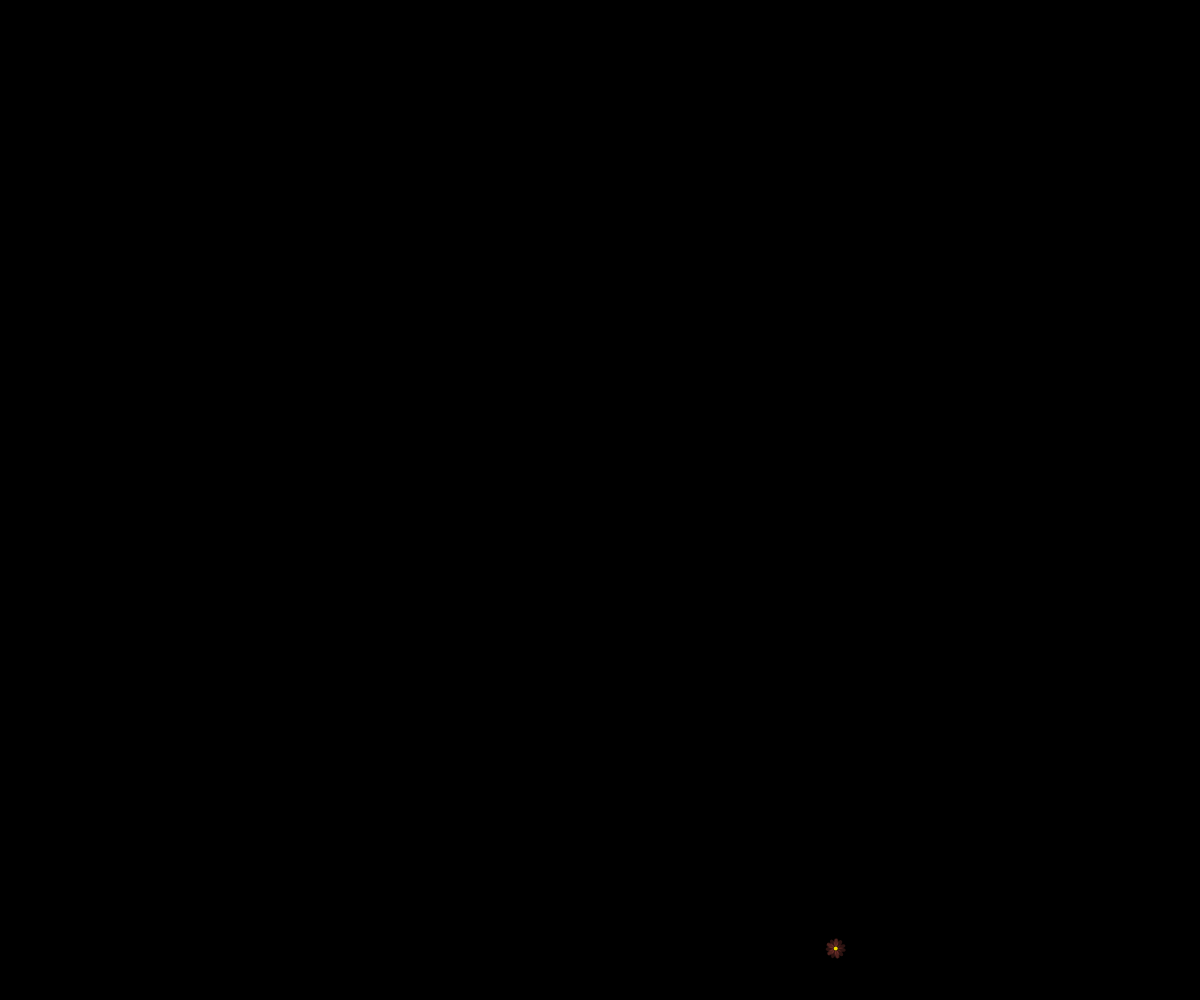
Frame 1 (no input)
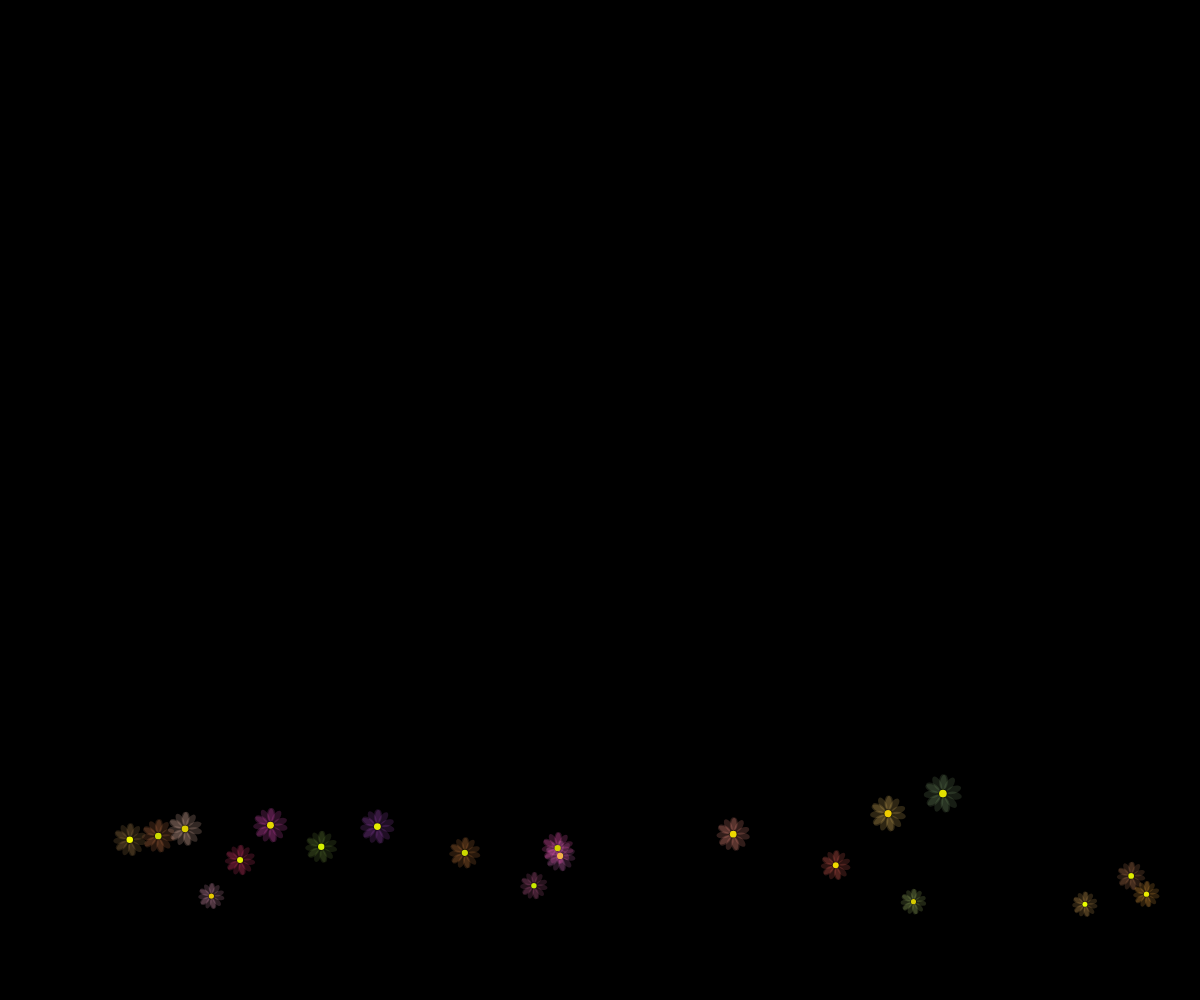
Frame 60 (no input)
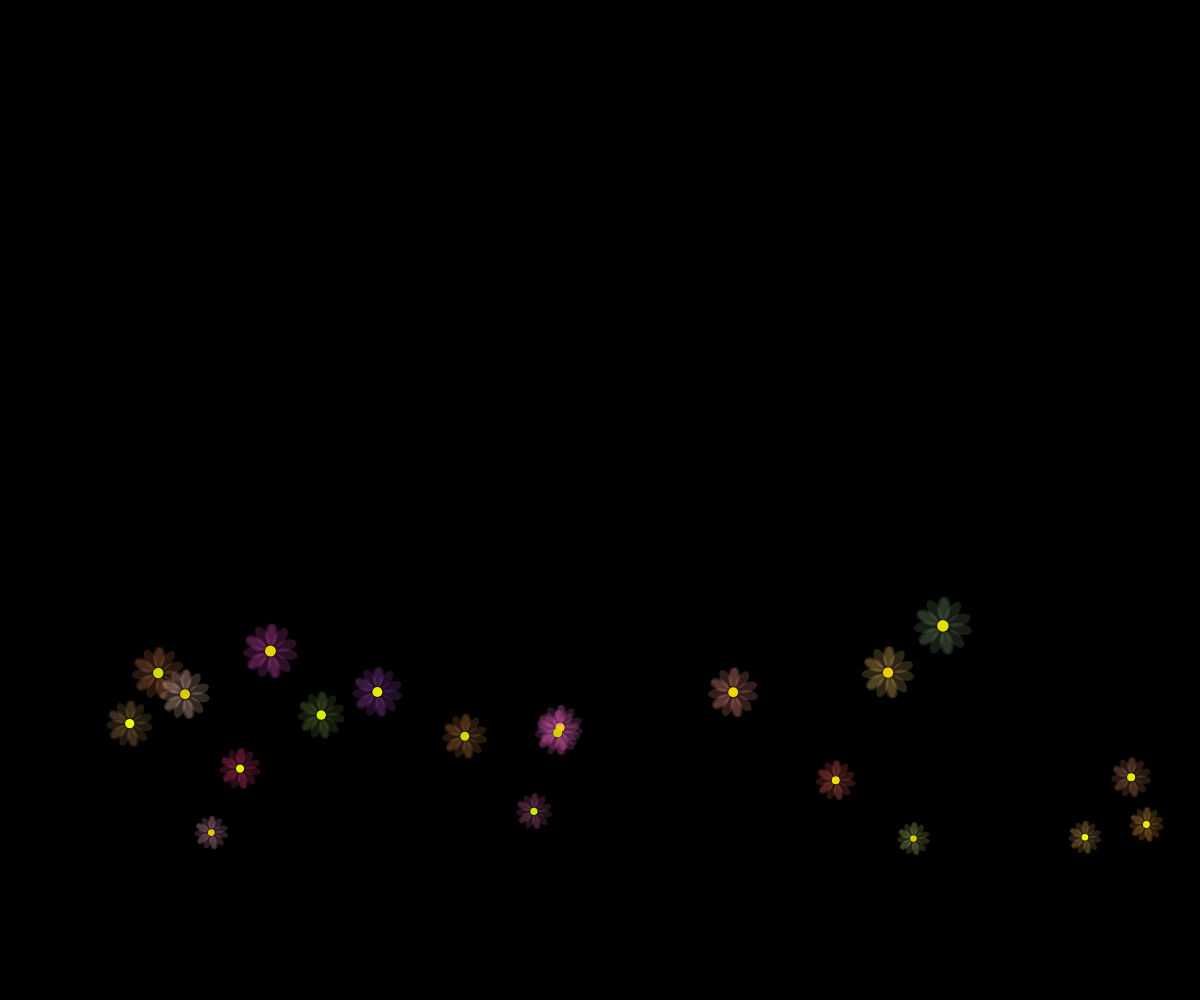
Frame 120 (the mouse pressed at the canvas centre since frame 60)

The p5.js sketch that drew these frames (run headless with seeded random() and noise() and a simulated clock; from frame 60 on, the mouse is pressed at the canvas centre):

// p5.js sketch
// ── sketch.js
let flowers = [];
let numFlower = 20;

function setup() {
  createCanvas(innerWidth, innerHeight);
}

function draw() {
  background(0);

  // spawn flowers randomly across X-axis
  if (flowers.length < numFlower) {
    let x = random(50, width - 50);
    let y = height - 50;

    // fixed number of petals
    let petals = 15;

    flowers.push(new Flower(x, y, petals));
  }

  // move and show
  for (let i = flowers.length - 1; i >= 0; i--) {
    let f = flowers[i];
    f.move();
    f.show();

    if (f.offscreen()) flowers.splice(i, 1);
  }
}

// ── flower.js
class Flower {
  constructor(x, y, numPetals = 6) {
    this.x = x;
    this.y = y;

    this.numPetals = numPetals;
    this.currentScale = 0.2;
    this.maxScale = 1.2;
    this.startY = y;
    this.endY = 100;

    this.speed = random(1, 3);

    // random colors
    this.centerColor = color(random(200, 255), random(200, 255), 0);  // yellowish
    this.petalColor = color(random(100, 255), random(50, 200), random(50, 200),50); // vibrant
  }

  show() {
    push();
    translate(this.x, this.y);
    scale(this.currentScale);

    // draw center
    fill(this.centerColor);
    noStroke();
    ellipse(0, 0, 20);

    // draw petals
    fill(this.petalColor);
    for (let i = 0; i < this.numPetals; i++) {
      ellipse(0, -30, 20, 40);
      rotate(360 / this.numPetals);
    }
    pop();
  }

  move() {
    this.y -= this.speed;

    let progress = map(this.y, this.startY, this.endY, 0.2, this.maxScale);
    this.currentScale = constrain(progress, 0.2, this.maxScale);
  }

  offscreen() {
    return this.y < -50;
  }
}
